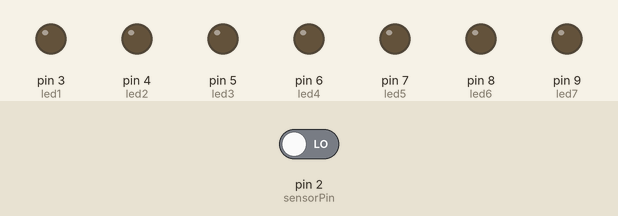
Bench run of a sketch on a simulated Arduino Uno, built with avr-gcc and run on an emulated ATmega328P. Parts: output pins drawn as LEDs (lit = HIGH). The test bench sets the inputs (shaded band); at power-on: pin 2 (sensorPin) LOW. What the sketch prints to the serial monitor is not drawn.

Above: at 1.2 s.
1.3 s: pin 2 (sensorPin) driven HIGH
At 2.5 s:
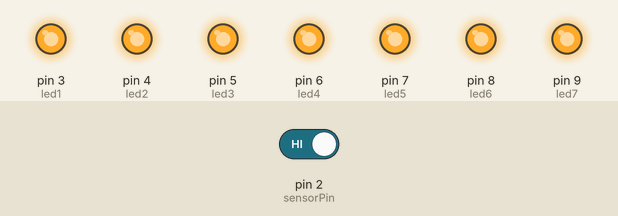
2.8 s: pin 2 (sensorPin) driven LOW
At 3.8 s:
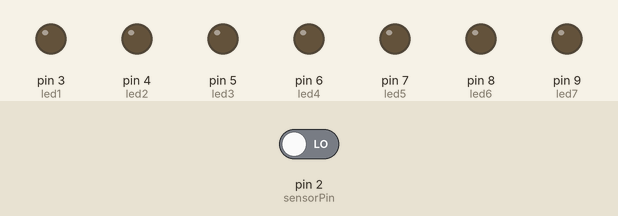
Timing chart, 0 to 5.8 s (numbered marks = the images above; inputs shaded):
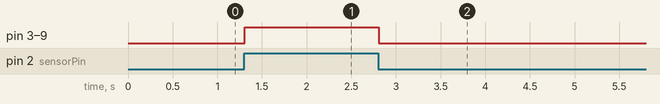

Measured:
- after the input at 1.3 s, pin 3 (led1), pin 4 (led2), pin 5 (led3), pin 6 (led4), pin 7 (led5), pin 8 (led6), pin 9 (led7): LOW → HIGH at once
- after the input at 2.8 s, pin 3 (led1), pin 4 (led2), pin 5 (led3), pin 6 (led4), pin 7 (led5), pin 8 (led6), pin 9 (led7): HIGH → LOW at once

The sketch:

9_sound_sensitive_lights.ino
```cpp
/*
 * Rui Santos
 * Complete Project Details http://randomnerdtutorials.com
 */

int led1 = 3 ;// define LED
int led2 = 4;
int led3 = 5;
int led4 = 6;
int led5 = 7;
int led6 = 8;
int led7 = 9;

int sensorPin = 2;
int val = 0; // define numeric variables val

void setup (){
  pinMode(led1, OUTPUT) ;// define LED as output
  pinMode(led2, OUTPUT) ;// define LED as output
  pinMode(led3, OUTPUT) ;// define LED as output
  pinMode(led4, OUTPUT) ;// define LED as output
  pinMode(led5, OUTPUT) ;// define LED as output
  pinMode(led6, OUTPUT) ;// define LED as output
  pinMode(led7, OUTPUT) ;// define LED as output
  pinMode(sensorPin, INPUT) ;// output interface D0 is defined sensor
  Serial.begin(9600);
}

void loop (){
  val = digitalRead(sensorPin);
  Serial.println(val);
  // When the sound detection module detects a signal, LED flashes
  if(val== HIGH){
    digitalWrite(led1, HIGH);
    digitalWrite(led2, HIGH);
    digitalWrite(led3, HIGH);
    digitalWrite(led4, HIGH);
    digitalWrite(led5, HIGH);
    digitalWrite(led6, HIGH);
    digitalWrite(led7, HIGH);
  }
  else{
    digitalWrite(led1, LOW);
    digitalWrite(led2, LOW);
    digitalWrite(led3, LOW);
    digitalWrite(led4, LOW);
    digitalWrite(led5, LOW);
    digitalWrite(led6, LOW);
    digitalWrite(led7, LOW);
  }
}
```
